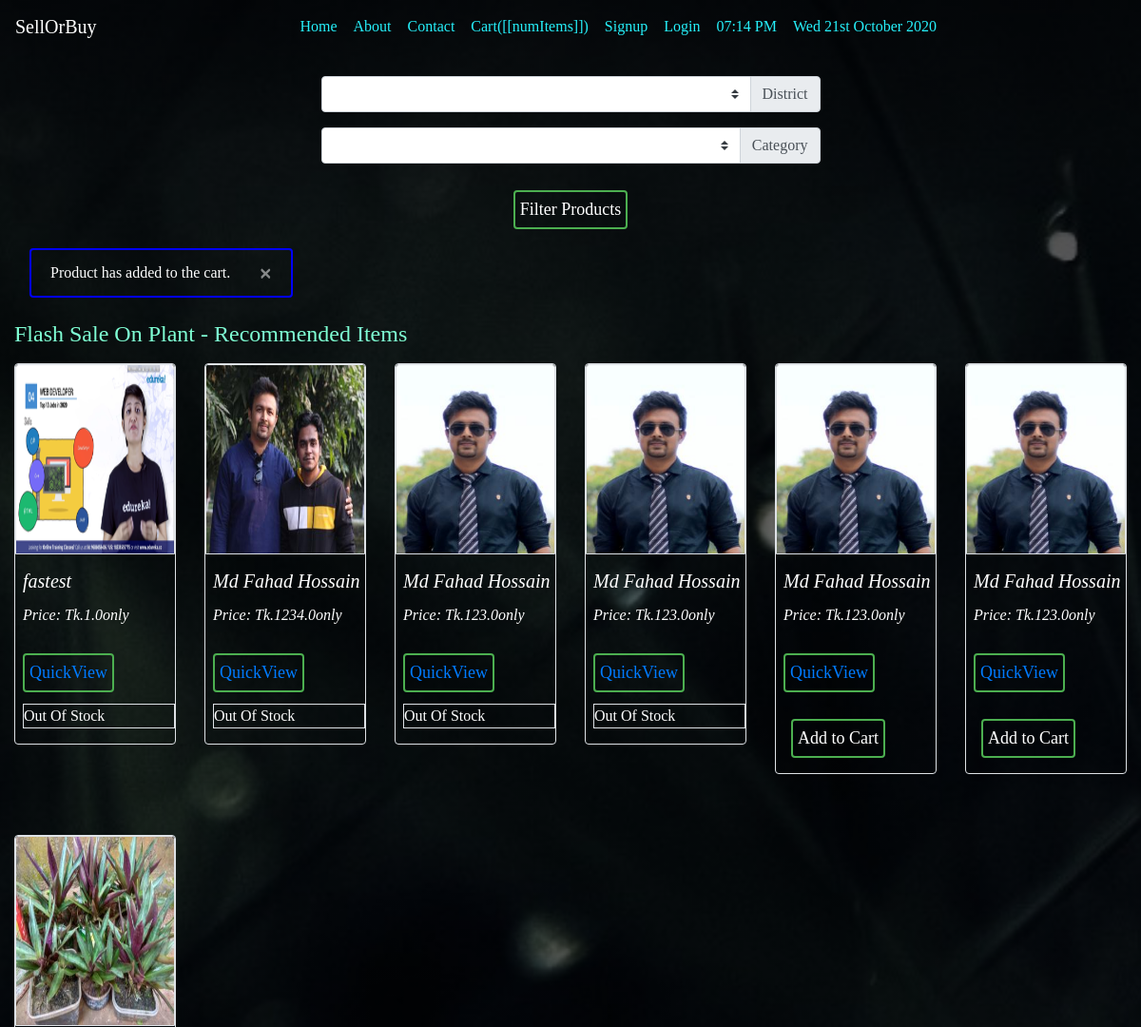
The app's page / (upper part), older data.
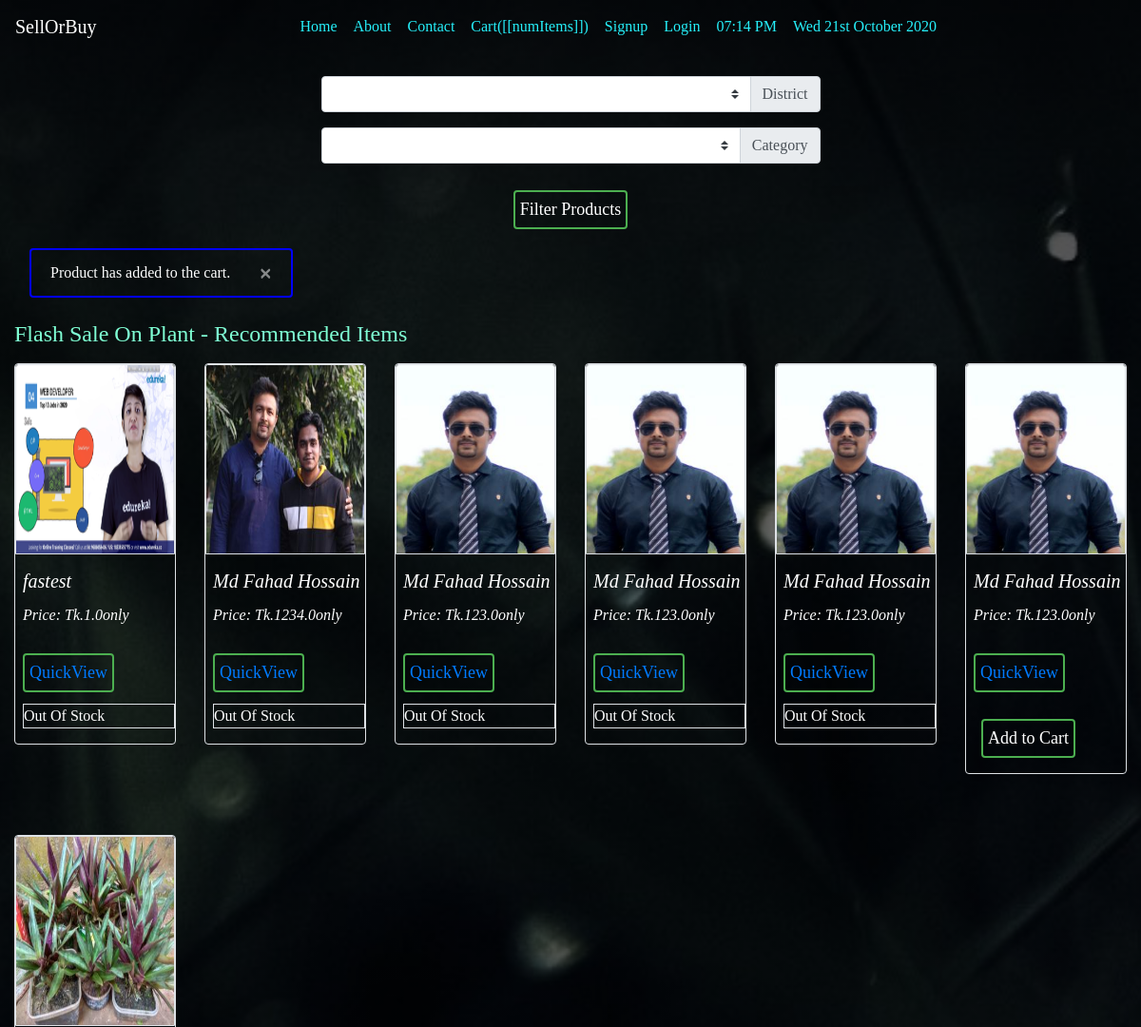
The same page, newer data.
### product/models.py (models this page shows, shortened)
class Product(models.Model):
    user = models.ForeignKey(User, on_delete=models.CASCADE)
    parent=models.ForeignKey('self', related_name='variants', on_delete=models.CASCADE,blank=True,null =True)
    name= models.CharField(max_length=100)
    category= models.ForeignKey(Category, related_name="category_set", on_delete=models.CASCADE)
    subcategory=models.CharField(max_length=100)
    specifications=models.TextField()
    phone=models.CharField(max_length=17)
    district=models.ForeignKey(District,on_delete=models.CASCADE, related_name="district_set")
    subdistrict=models.CharField(max_length=100)
    price=models.FloatField()
    available_quantity= models.IntegerField()
    image = models.ImageField(default='default.jpg',upload_to='product/images')
    views = models.ManyToManyField(User, related_name='post_view')
    timeStamp = models.DateTimeField(default=now)

### product/views.py (the view)
# urls.py: path('', productshow, name='show'),
def productshow(request):
    cart = Cart(request)
    category = Category.objects.all().order_by('name')
    district = District.objects.all().order_by('name')
    if request.method == "POST":
        dis = request.POST['district_i']
        cat = request.POST['category_i']
        if dis or cat:
            queryset = (Q(district__name__icontains=dis)) & (
                Q(category__name__icontains=cat))
            results = Product.objects.filter(
                queryset).order_by('-timeStamp').distinct()
        else:
            results = []
        params = {
            'results': results,
            'district': district,
            'category': category,
            'dis': dis,
            'cat': cat,
            'cart': cart
        }
    else:
        prod = Product.objects.all()
        n = len(prod)
        nSlides = ceil(n/4)
        allProds = []
        catprods = Product.objects.values(
            'category', 'id').order_by('-timeStamp')
        cats = {item['category'] for item in catprods}
        for cat in cats:
            prod = Product.objects.filter(category=cat).filter(parent=None).order_by('-timeStamp')
            for p in prod:
                if cart.has_product(p.id):
                    p.in_cart=True
                else:
                    p.in_cart=False
            n = len(prod)
            nSlides = ceil(n / 4)
            allProds.append([prod, range(1, nSlides), nSlides])
        params = {
            'allProds': allProds,
            'category': category,
            'district': district,
            'cart': cart
        }
    return render(request, 'product/index.html', params)

### product/cart.py (called while the page is built)
    def has_product(self,product_id):
        if str(product_id) in self.cart:
            return True
        else:
            return False

    def get_total_length(self):
        return sum(int(item['quantity']) for item in self.cart.values())

### product/context_processors.py (called while the page is built)
def cart(request):
    return {'cart':Cart(request)}

### product/models.py (called while the page is built)
    def __str__(self):
        return self.name

    def __str__(self):
        return self.name

### templates/product/index.html (shortened to what this page needs)
{% extends 'basic.html' %}
{% block body %}
{% load static %}
<div class="container">
  <div class="col-md-6 offset-md-3">
    <form action="/" method="post">
      <div class="input-group mb-3">
        <select class="custom-select" id="inputGroupSelect01" name="district_i">
          <option></option>
          {% for i in district %}
          <option value="{{i}}">{{i}}</option>
          {% endfor %}
        </select>
        <div class="input-group-append">
          <label class="input-group-text" for="inputGroupSelect01">District</label>
        </div>
      </div>
      <div class="input-group mb-3">
        <select class="custom-select" id="inputGroupSelect03" name="category_i">
          <option></option>
          {% for i in category %}
          <option value="{{i}}">{{i}}</option>
          {% endfor %}
        </select>
        <div class="input-group-append">
          <label class="input-group-text" for="inputGroupSelect03">Category</label>
        </div>
      </div>
  </div>
  <button class="btn btn-outline-info " type="submit" value="submit">Filter Products </button>
</div>
  <div class="container-fluid " id="productapp">
    <nav id="navbar-example3" class="navbar navbar-light ">
      <div class="alert alert-info alert-dismissible fade show" role="alert" v-if="showMeassage">
        <strong></strong>Product has added to the cart.
        <button type="button" class="close" data-dismiss="alert" aria-label="Close">
          <span aria-hidden="true">&times;</span>
        </button>
      </div>
    </nav>
    {% for product, range, nSlides in allProds %}
    <h4 id="{{product.0.category}}">Flash Sale On {{product.0.category}} - Recommended Items</h4>
    <div class="row" data-spy="scroll" data-target="#navbar-example3" data-offset="0">
      {% for i in product %}
      <div class="col-md-4 col-lg-3 col-sm-4 col-12 col-xl-2 py-2 mb-5">
        <div class="card text-left font-10  text-white border " style="background:none;">
          <div class="card-image p-0  m-0">
            <figure class="image">
              <img src='{{i.image.url}}' class="card-img-top border d-block m-auto" style=" height:200px; " alt="...">
            </figure>
          </div>
          <div class="card-body text-white p-0 pl-2 m-0">
            <h5 class="card-title text-white font-italic" id="namepr{{i.id}}">{{i.name}}</h5>
            <p class="card-text font-italic">Price: Tk.<span id="pricepr{{i.id}}">{{i.price}}</span>only</p>
            <button class="btn btn-outline-primary btn-xs"><a id="qv{{i.id}}" class="cart"
                href="/prod/{{i.id}}/">QuickView</a></button>
            {% if i.in_cart %}
            <p>Already In Cart</p>
            {% else %}
            {% if i.available_quantity > 0 %}
            <button class="btn btn-outline-primary mx-2 my-3 text-white" @click="addToCart({{i.id}})">Add to
              Cart</button>
            {% else %}
            <p class="text-error border">Out Of Stock</p>
            {% endif %}
            {% endif %}
          </div>
        </div>
      </div>
      {% endfor %}
    </div>
    {% endfor %}
  </div>
{% endblock %}

Row changes from the older to the newer data that the page shows:
changed Product (number 5 of 7 on the later page): available_quantity 4 → 0 (drawn)
Text that changed along with them:
list line gone: "Add to Cart"
new list line: "Out Of Stock"
